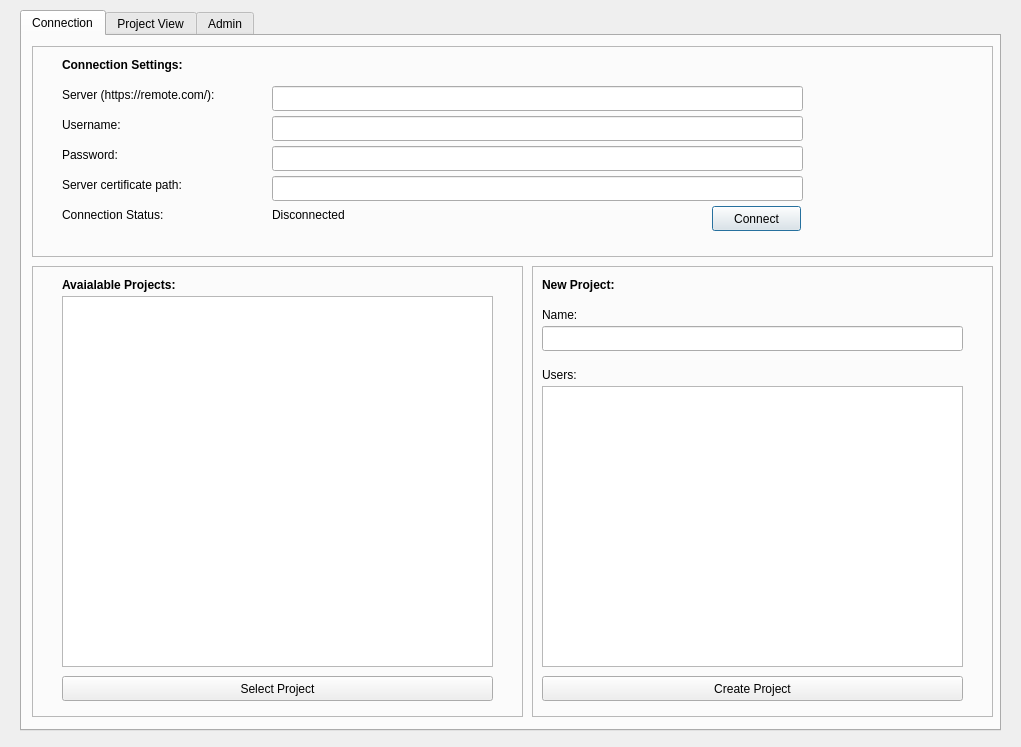
<?xml version="1.0" encoding="UTF-8"?>
<ui version="4.0">
 <class>Dialog</class>
 <widget class="QDialog" name="Dialog">
  <property name="geometry">
   <rect>
    <x>0</x>
    <y>0</y>
    <width>1021</width>
    <height>747</height>
   </rect>
  </property>
  <property name="windowTitle">
   <string>Dialog</string>
  </property>
  <widget class="QTabWidget" name="mainTabWidget">
   <property name="enabled">
    <bool>true</bool>
   </property>
   <property name="geometry">
    <rect>
     <x>20</x>
     <y>10</y>
     <width>981</width>
     <height>721</height>
    </rect>
   </property>
   <property name="currentIndex">
    <number>0</number>
   </property>
   <widget class="QWidget" name="connectionTab">
    <attribute name="title">
     <string>Connection</string>
    </attribute>
    <widget class="QLineEdit" name="serverText">
     <property name="geometry">
      <rect>
       <x>250</x>
       <y>50</y>
       <width>531</width>
       <height>25</height>
      </rect>
     </property>
    </widget>
    <widget class="QLabel" name="label">
     <property name="geometry">
      <rect>
       <x>40</x>
       <y>50</y>
       <width>211</width>
       <height>17</height>
      </rect>
     </property>
     <property name="text">
      <string>Server (https://remote.com/):</string>
     </property>
    </widget>
    <widget class="QLabel" name="label_2">
     <property name="geometry">
      <rect>
       <x>40</x>
       <y>80</y>
       <width>211</width>
       <height>17</height>
      </rect>
     </property>
     <property name="text">
      <string>Username:</string>
     </property>
    </widget>
    <widget class="QLabel" name="label_3">
     <property name="geometry">
      <rect>
       <x>40</x>
       <y>110</y>
       <width>211</width>
       <height>17</height>
      </rect>
     </property>
     <property name="text">
      <string>Password:</string>
     </property>
    </widget>
    <widget class="QLineEdit" name="usernameText">
     <property name="geometry">
      <rect>
       <x>250</x>
       <y>80</y>
       <width>531</width>
       <height>25</height>
      </rect>
     </property>
    </widget>
    <widget class="QLineEdit" name="passwordText">
     <property name="geometry">
      <rect>
       <x>250</x>
       <y>110</y>
       <width>531</width>
       <height>25</height>
      </rect>
     </property>
     <property name="echoMode">
      <enum>QLineEdit::Password</enum>
     </property>
    </widget>
    <widget class="QListWidget" name="existingProjectsList">
     <property name="geometry">
      <rect>
       <x>40</x>
       <y>260</y>
       <width>431</width>
       <height>371</height>
      </rect>
     </property>
    </widget>
    <widget class="QLabel" name="label_6">
     <property name="geometry">
      <rect>
       <x>40</x>
       <y>240</y>
       <width>161</width>
       <height>17</height>
      </rect>
     </property>
     <property name="font">
      <font>
       <weight>75</weight>
       <bold>true</bold>
      </font>
     </property>
     <property name="text">
      <string>Avaialable Projects:</string>
     </property>
    </widget>
    <widget class="QFrame" name="frame">
     <property name="geometry">
      <rect>
       <x>10</x>
       <y>10</y>
       <width>961</width>
       <height>211</height>
      </rect>
     </property>
     <property name="frameShape">
      <enum>QFrame::StyledPanel</enum>
     </property>
     <property name="frameShadow">
      <enum>QFrame::Raised</enum>
     </property>
     <widget class="QLabel" name="label_12">
      <property name="geometry">
       <rect>
        <x>30</x>
        <y>10</y>
        <width>151</width>
        <height>17</height>
       </rect>
      </property>
      <property name="font">
       <font>
        <weight>75</weight>
        <bold>true</bold>
       </font>
      </property>
      <property name="text">
       <string>Connection Settings:</string>
      </property>
     </widget>
     <widget class="QPushButton" name="connectButton">
      <property name="geometry">
       <rect>
        <x>680</x>
        <y>160</y>
        <width>89</width>
        <height>25</height>
       </rect>
      </property>
      <property name="text">
       <string>Connect</string>
      </property>
     </widget>
     <widget class="QLabel" name="label_4">
      <property name="geometry">
       <rect>
        <x>30</x>
        <y>160</y>
        <width>191</width>
        <height>17</height>
       </rect>
      </property>
      <property name="text">
       <string>Connection Status:</string>
      </property>
     </widget>
     <widget class="QLabel" name="connectStatusLabel">
      <property name="geometry">
       <rect>
        <x>240</x>
        <y>160</y>
        <width>131</width>
        <height>17</height>
       </rect>
      </property>
      <property name="text">
       <string>Disconnected</string>
      </property>
      <property name="textFormat">
       <enum>Qt::PlainText</enum>
      </property>
     </widget>
     <widget class="QLabel" name="label_20">
      <property name="geometry">
       <rect>
        <x>30</x>
        <y>130</y>
        <width>201</width>
        <height>17</height>
       </rect>
      </property>
      <property name="text">
       <string>Server certificate path:</string>
      </property>
     </widget>
     <widget class="QLineEdit" name="serverCertPathText">
      <property name="geometry">
       <rect>
        <x>240</x>
        <y>130</y>
        <width>531</width>
        <height>25</height>
       </rect>
      </property>
      <property name="echoMode">
       <enum>QLineEdit::Normal</enum>
      </property>
     </widget>
    </widget>
    <widget class="QFrame" name="frame_2">
     <property name="geometry">
      <rect>
       <x>10</x>
       <y>230</y>
       <width>491</width>
       <height>451</height>
      </rect>
     </property>
     <property name="frameShape">
      <enum>QFrame::StyledPanel</enum>
     </property>
     <property name="frameShadow">
      <enum>QFrame::Raised</enum>
     </property>
     <widget class="QPushButton" name="selectExistingProjectButton">
      <property name="geometry">
       <rect>
        <x>30</x>
        <y>410</y>
        <width>431</width>
        <height>25</height>
       </rect>
      </property>
      <property name="text">
       <string>Select Project</string>
      </property>
     </widget>
    </widget>
    <widget class="QFrame" name="frame_3">
     <property name="geometry">
      <rect>
       <x>510</x>
       <y>230</y>
       <width>461</width>
       <height>451</height>
      </rect>
     </property>
     <property name="frameShape">
      <enum>QFrame::StyledPanel</enum>
     </property>
     <property name="frameShadow">
      <enum>QFrame::Raised</enum>
     </property>
     <widget class="QLabel" name="label_7">
      <property name="geometry">
       <rect>
        <x>10</x>
        <y>10</y>
        <width>101</width>
        <height>17</height>
       </rect>
      </property>
      <property name="font">
       <font>
        <weight>75</weight>
        <bold>true</bold>
       </font>
      </property>
      <property name="text">
       <string>New Project:</string>
      </property>
     </widget>
     <widget class="QLabel" name="label_8">
      <property name="geometry">
       <rect>
        <x>10</x>
        <y>40</y>
        <width>67</width>
        <height>17</height>
       </rect>
      </property>
      <property name="text">
       <string>Name:</string>
      </property>
     </widget>
     <widget class="QLineEdit" name="newProjectName">
      <property name="geometry">
       <rect>
        <x>10</x>
        <y>60</y>
        <width>421</width>
        <height>25</height>
       </rect>
      </property>
     </widget>
     <widget class="QLabel" name="label_9">
      <property name="geometry">
       <rect>
        <x>10</x>
        <y>100</y>
        <width>67</width>
        <height>17</height>
       </rect>
      </property>
      <property name="text">
       <string>Users:</string>
      </property>
     </widget>
     <widget class="QListWidget" name="listWidget">
      <property name="geometry">
       <rect>
        <x>10</x>
        <y>120</y>
        <width>421</width>
        <height>281</height>
       </rect>
      </property>
     </widget>
     <widget class="QPushButton" name="createNewProjectButton">
      <property name="geometry">
       <rect>
        <x>10</x>
        <y>410</y>
        <width>421</width>
        <height>25</height>
       </rect>
      </property>
      <property name="text">
       <string>Create Project</string>
      </property>
     </widget>
    </widget>
    <zorder>frame</zorder>
    <zorder>frame_2</zorder>
    <zorder>serverText</zorder>
    <zorder>label</zorder>
    <zorder>label_2</zorder>
    <zorder>label_3</zorder>
    <zorder>usernameText</zorder>
    <zorder>passwordText</zorder>
    <zorder>existingProjectsList</zorder>
    <zorder>label_6</zorder>
    <zorder>frame_3</zorder>
   </widget>
   <widget class="QWidget" name="projectTab">
    <property name="enabled">
     <bool>false</bool>
    </property>
    <attribute name="title">
     <string>Project View</string>
    </attribute>
    <widget class="QTreeView" name="projectTreeView">
     <property name="geometry">
      <rect>
       <x>10</x>
       <y>10</y>
       <width>961</width>
       <height>671</height>
      </rect>
     </property>
    </widget>
   </widget>
   <widget class="QWidget" name="adminTab">
    <property name="enabled">
     <bool>false</bool>
    </property>
    <attribute name="title">
     <string>Admin</string>
    </attribute>
    <widget class="QFrame" name="frame_4">
     <property name="geometry">
      <rect>
       <x>20</x>
       <y>10</y>
       <width>371</width>
       <height>191</height>
      </rect>
     </property>
     <property name="frameShape">
      <enum>QFrame::StyledPanel</enum>
     </property>
     <property name="frameShadow">
      <enum>QFrame::Raised</enum>
     </property>
     <widget class="QLabel" name="label_10">
      <property name="geometry">
       <rect>
        <x>20</x>
        <y>10</y>
        <width>131</width>
        <height>17</height>
       </rect>
      </property>
      <property name="font">
       <font>
        <weight>75</weight>
        <bold>true</bold>
       </font>
      </property>
      <property name="text">
       <string>Change Password:</string>
      </property>
     </widget>
     <widget class="QLabel" name="label_11">
      <property name="geometry">
       <rect>
        <x>20</x>
        <y>40</y>
        <width>141</width>
        <height>17</height>
       </rect>
      </property>
      <property name="text">
       <string>Current Password:</string>
      </property>
     </widget>
     <widget class="QLabel" name="label_13">
      <property name="geometry">
       <rect>
        <x>20</x>
        <y>90</y>
        <width>141</width>
        <height>17</height>
       </rect>
      </property>
      <property name="text">
       <string>New Password:</string>
      </property>
     </widget>
     <widget class="QLineEdit" name="currentPasswordText">
      <property name="geometry">
       <rect>
        <x>20</x>
        <y>60</y>
        <width>331</width>
        <height>25</height>
       </rect>
      </property>
      <property name="echoMode">
       <enum>QLineEdit::Password</enum>
      </property>
     </widget>
     <widget class="QLineEdit" name="newPasswordText">
      <property name="geometry">
       <rect>
        <x>20</x>
        <y>110</y>
        <width>331</width>
        <height>25</height>
       </rect>
      </property>
      <property name="echoMode">
       <enum>QLineEdit::Password</enum>
      </property>
     </widget>
     <widget class="QPushButton" name="changePasswordButton">
      <property name="geometry">
       <rect>
        <x>20</x>
        <y>150</y>
        <width>331</width>
        <height>25</height>
       </rect>
      </property>
      <property name="text">
       <string>Change Password</string>
      </property>
     </widget>
    </widget>
    <widget class="QFrame" name="frame_5">
     <property name="geometry">
      <rect>
       <x>20</x>
       <y>210</y>
       <width>371</width>
       <height>191</height>
      </rect>
     </property>
     <property name="frameShape">
      <enum>QFrame::StyledPanel</enum>
     </property>
     <property name="frameShadow">
      <enum>QFrame::Raised</enum>
     </property>
     <widget class="QLabel" name="label_14">
      <property name="geometry">
       <rect>
        <x>20</x>
        <y>10</y>
        <width>171</width>
        <height>17</height>
       </rect>
      </property>
      <property name="font">
       <font>
        <weight>75</weight>
        <bold>true</bold>
       </font>
      </property>
      <property name="text">
       <string>New User (admin only):</string>
      </property>
     </widget>
     <widget class="QLabel" name="label_15">
      <property name="geometry">
       <rect>
        <x>20</x>
        <y>40</y>
        <width>141</width>
        <height>17</height>
       </rect>
      </property>
      <property name="text">
       <string>Username:</string>
      </property>
     </widget>
     <widget class="QLabel" name="label_16">
      <property name="geometry">
       <rect>
        <x>20</x>
        <y>90</y>
        <width>141</width>
        <height>17</height>
       </rect>
      </property>
      <property name="text">
       <string>Password</string>
      </property>
     </widget>
     <widget class="QLineEdit" name="newUserNameText">
      <property name="geometry">
       <rect>
        <x>20</x>
        <y>60</y>
        <width>331</width>
        <height>25</height>
       </rect>
      </property>
     </widget>
     <widget class="QLineEdit" name="newUserPwdText">
      <property name="geometry">
       <rect>
        <x>20</x>
        <y>110</y>
        <width>331</width>
        <height>25</height>
       </rect>
      </property>
      <property name="echoMode">
       <enum>QLineEdit::Password</enum>
      </property>
     </widget>
     <widget class="QPushButton" name="changePasswordButton_2">
      <property name="geometry">
       <rect>
        <x>20</x>
        <y>150</y>
        <width>331</width>
        <height>25</height>
       </rect>
      </property>
      <property name="text">
       <string>Change Password</string>
      </property>
     </widget>
    </widget>
    <widget class="QFrame" name="frame_6">
     <property name="geometry">
      <rect>
       <x>400</x>
       <y>10</y>
       <width>561</width>
       <height>391</height>
      </rect>
     </property>
     <property name="frameShape">
      <enum>QFrame::StyledPanel</enum>
     </property>
     <property name="frameShadow">
      <enum>QFrame::Raised</enum>
     </property>
     <widget class="QLabel" name="label_17">
      <property name="geometry">
       <rect>
        <x>10</x>
        <y>10</y>
        <width>281</width>
        <height>17</height>
       </rect>
      </property>
      <property name="font">
       <font>
        <weight>75</weight>
        <bold>true</bold>
       </font>
      </property>
      <property name="text">
       <string>Add/remove users of current project:</string>
      </property>
     </widget>
     <widget class="QLabel" name="label_18">
      <property name="geometry">
       <rect>
        <x>10</x>
        <y>40</y>
        <width>141</width>
        <height>17</height>
       </rect>
      </property>
      <property name="text">
       <string>Current users:</string>
      </property>
     </widget>
     <widget class="QLabel" name="label_19">
      <property name="geometry">
       <rect>
        <x>290</x>
        <y>40</y>
        <width>141</width>
        <height>17</height>
       </rect>
      </property>
      <property name="text">
       <string>All users:</string>
      </property>
     </widget>
     <widget class="QTableView" name="projectCurrentUsersView">
      <property name="geometry">
       <rect>
        <x>10</x>
        <y>60</y>
        <width>261</width>
        <height>281</height>
       </rect>
      </property>
     </widget>
     <widget class="QTableView" name="projectAllUsersView">
      <property name="geometry">
       <rect>
        <x>290</x>
        <y>60</y>
        <width>261</width>
        <height>281</height>
       </rect>
      </property>
     </widget>
     <widget class="QPushButton" name="currentProjectRemoveUsersButton">
      <property name="geometry">
       <rect>
        <x>10</x>
        <y>350</y>
        <width>261</width>
        <height>25</height>
       </rect>
      </property>
      <property name="text">
       <string>Remove Users</string>
      </property>
     </widget>
     <widget class="QPushButton" name="currentProjectAddUsersButton">
      <property name="geometry">
       <rect>
        <x>290</x>
        <y>350</y>
        <width>261</width>
        <height>25</height>
       </rect>
      </property>
      <property name="text">
       <string>Add Users</string>
      </property>
     </widget>
    </widget>
   </widget>
  </widget>
 </widget>
 <resources/>
 <connections/>
</ui>
